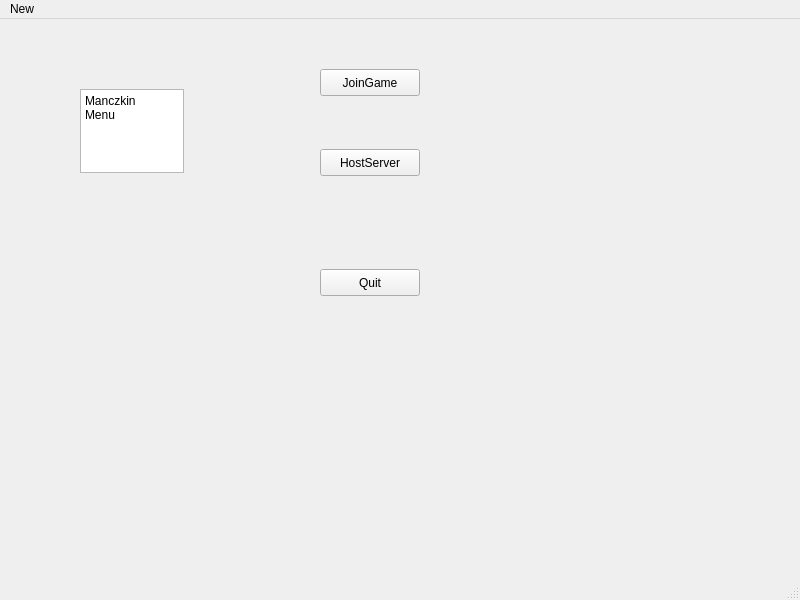
<?xml version="1.0" encoding="UTF-8"?>
<ui version="4.0">
 <class>MainWindow</class>
 <widget class="QMainWindow" name="MainWindow">
  <property name="geometry">
   <rect>
    <x>0</x>
    <y>0</y>
    <width>800</width>
    <height>600</height>
   </rect>
  </property>
  <property name="windowTitle">
   <string>MainWindow</string>
  </property>
  <widget class="QWidget" name="centralwidget">
   <widget class="QPushButton" name="host">
    <property name="geometry">
     <rect>
      <x>320</x>
      <y>130</y>
      <width>100</width>
      <height>27</height>
     </rect>
    </property>
    <property name="text">
     <string>HostServer</string>
    </property>
   </widget>
   <widget class="QPushButton" name="quit">
    <property name="geometry">
     <rect>
      <x>320</x>
      <y>250</y>
      <width>100</width>
      <height>27</height>
     </rect>
    </property>
    <property name="text">
     <string>Quit</string>
    </property>
   </widget>
   <widget class="QPushButton" name="join">
    <property name="geometry">
     <rect>
      <x>320</x>
      <y>50</y>
      <width>100</width>
      <height>27</height>
     </rect>
    </property>
    <property name="text">
     <string>JoinGame</string>
    </property>
   </widget>
   <widget class="QPlainTextEdit" name="plainTextEdit">
    <property name="geometry">
     <rect>
      <x>80</x>
      <y>70</y>
      <width>104</width>
      <height>84</height>
     </rect>
    </property>
    <property name="plainText">
     <string>Manczkin
Menu</string>
    </property>
   </widget>
  </widget>
  <widget class="QMenuBar" name="menubar">
   <property name="geometry">
    <rect>
     <x>0</x>
     <y>0</y>
     <width>800</width>
     <height>25</height>
    </rect>
   </property>
   <widget class="QMenu" name="menuNew">
    <property name="title">
     <string>New</string>
    </property>
    <addaction name="actionHostServer"/>
   </widget>
   <addaction name="menuNew"/>
  </widget>
  <widget class="QStatusBar" name="statusbar"/>
  <action name="actionHostServer">
   <property name="text">
    <string>HostServer</string>
   </property>
  </action>
 </widget>
 <resources/>
 <connections/>
</ui>
